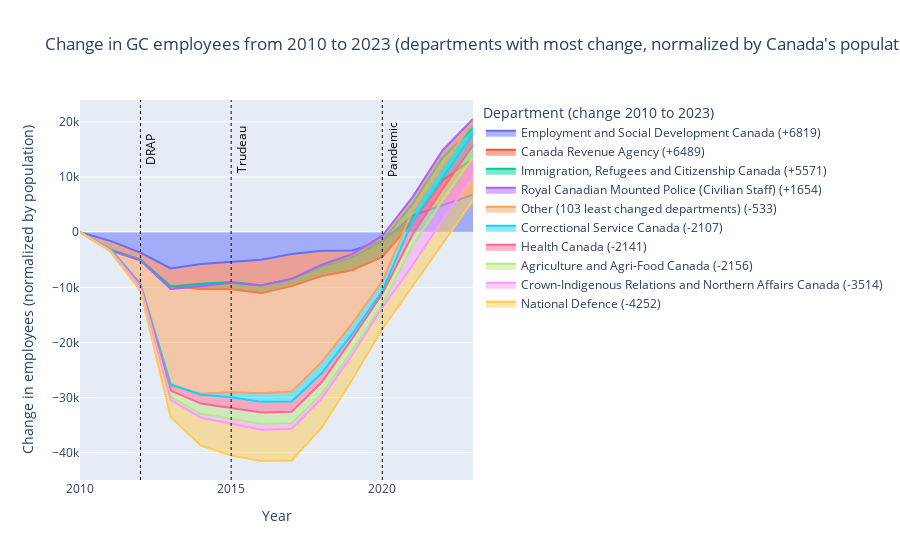

Notebook source saved alongside this figure:
### Code cell
"""Change in GC employees over time by department, normalized to population"""

df = dfs["dept_pop_norm"]
df = df.drop(columns=['Universe'])

df_scaled = df.copy()
emp_2010 = df[df['Year'] == 2010]
emp_2010 = emp_2010.drop(columns=['Year']).set_index('Departments and Agencies')
df_scaled = df_scaled.merge(emp_2010, on='Departments and Agencies', how='left', suffixes=('', '_2010'))
df_scaled["Employees"] = df_scaled["Employees"] - df_scaled["Employees_2010"]

df_scaled = df_scaled.drop(columns=['Employees_2010'])

max_y = df_scaled["Employees"].max()
min_y = df_scaled["Employees"].min()

top_depts = df_scaled.query("Year == 2023").groupby(['Departments and Agencies']).sum().abs().sort_values(by=['Employees'], ascending=False).head(9).index.tolist()

df = df_scaled
# group all but the top 10 departments into "other"
num_other_depts = len(df["Departments and Agencies"].unique().tolist()) - len(top_depts)
df["Departments and Agencies"] = df["Departments and Agencies"].apply(lambda x: x if x in top_depts else "Other")

# rename "Other" to "Other (xx least changed departments)"
df["Departments and Agencies"] = df["Departments and Agencies"].apply(lambda x: x if x != "Other" else f"Other ({num_other_depts} least changed departments)")

# group by year and department
df = df.groupby(['Year', 'Departments and Agencies']).sum().reset_index()

# Update the department column names to include the number of employees in 2023
# This will be used as the legend
df_2023 = df[df["Year"] == 2023]
df_2023 = df_2023.drop(columns=["Year"])
df_2023 = df_2023.set_index("Departments and Agencies")
df = df.merge(df_2023, on="Departments and Agencies", how="left", suffixes=("", "_2023"))

# cast employees to int
df["Employees"] = df["Employees"].astype(int)
df.sort_values(by=["Employees_2023"], ascending=False, inplace=True)
df["Departments and Agencies"] = (
    df["Departments and Agencies"]
    + " ("
    + df['Employees_2023'].apply(lambda x: f"+{int(x)}" if x > 0 else f"{int(x)}").astype(str)
    + ")"
)

depts = df["Departments and Agencies"].unique().tolist()

# pivot to wide format
df = df.pivot(index='Year', columns='Departments and Agencies', values='Employees').reset_index()

# plot with plotly
import plotly.express as px

fig = px.area(df, x="Year", y=depts, title='Change in GC employees from 2010 to 2023 (departments with most change, normalized by Canada\'s population)')

# legend title
fig.update_layout(legend_title_text='Department (change 2010 to 2023)')

# y-axis label
fig.update_yaxes(title_text='Change in employees (normalized by population)')

# Add vertical lines for Trudeau, DRAP and Pandemic
for year, label in zip([2015, 2012, 2020], ['Trudeau', 'DRAP', 'Pandemic']):
    fig.add_vline(x=year, line_width=1, line_dash="dot", line_color="black")
    # Rotate label 90 degrees
    fig.add_annotation(
        x=year,
        y=15000,
        text=label,
        showarrow=False,
        textangle=-90,
        xanchor="left",
        xshift=0,
        font=dict(
            size=12,
            color="black"
        )
    )

# Add source text to the bottom
fig.add_annotation(
    xref="paper",
    yref="paper",
    x=-0.12,
    y=-0.25,
    text="Sources: Treasury Board of Canada Secretariat, Statistics Canada",
    showarrow=False,
)

fig.show()

### Figure 1 — Plotly figure (JSON) as saved in the notebook; plotly's stock layout.template omitted (floating-point values rounded to 4 significant figures)
{"data": [{"fillpattern": {"shape": ""}, "hovertemplate": "variable=Employment and Social Development Canada (+6819)<br>Year=%{x}<br>value=%{y}<extra></extra>", "legendgroup": "Employment and Social Development Canada (+6819)", "line": {"color": "#636efa"}, "marker": {"symbol": "circle"}, "mode": "lines", "name": "Employment and Social Development Canada (+6819)", "orientation": "v", "showlegend": true, "stackgroup": "1", "type": "scatter", "x": [2010, 2011, 2012, 2013, 2014, 2015, 2016, 2017, 2018, 2019, 2020, 2021, 2022, 2023], "xaxis": "x", "y": [0, -1583, -3714, -6579, -5759, -5329, -5007, -3956, -3349, -3310, -1674, 3012, 4933, 6819], "yaxis": "y"}, {"fillpattern": {"shape": ""}, "hovertemplate": "variable=Canada Revenue Agency (+6489)<br>Year=%{x}<br>value=%{y}<extra></extra>", "legendgroup": "Canada Revenue Agency (+6489)", "line": {"color": "#EF553B"}, "marker": {"symbol": "circle"}, "mode": "lines", "name": "Canada Revenue Agency (+6489)", "orientation": "v", "showlegend": true, "stackgroup": "1", "type": "scatter", "x": [2010, 2011, 2012, 2013, 2014, 2015, 2016, 2017, 2018, 2019, 2020, 2021, 2022, 2023], "xaxis": "x", "y": [0, -1757, -1408, -3222, -4548, -5047, -6045, -5829, -4601, -3597, -2807, -1116, 4522, 6489], "yaxis": "y"}, {"fillpattern": {"shape": ""}, "hovertemplate": "variable=Immigration, Refugees and Citizenship Canada (+5571)<br>Year=%{x}<br>value=%{y}<extra></extra>", "legendgroup": "Immigration, Refugees and Citizenship Canada (+5571)", "line": {"color": "#00cc96"}, "marker": {"symbol": "circle"}, "mode": "lines", "name": "Immigration, Refugees and Citizenship Canada (+5571)", "orientation": "v", "showlegend": true, "stackgroup": "1", "type": "scatter", "x": [2010, 2011, 2012, 2013, 2014, 2015, 2016, 2017, 2018, 2019, 2020, 2021, 2022, 2023], "xaxis": "x", "y": [0, 196, 163, -50, 937, 1331, 1448, 1257, 1654, 2343, 2873, 3229, 4153, 5571], "yaxis": "y"}, {"fillpattern": {"shape": ""}, "hovertemplate": "variable=Royal Canadian Mounted Police (Civilian Staff) (+1654)<br>Year=%{x}<br>value=%{y}<extra></extra>", "legendgroup": "Royal Canadian Mounted Police (Civilian Staff) (+1654)", "line": {"color": "#ab63fa"}, "marker": {"symbol": "circle"}, "mode": "lines", "name": "Royal Canadian Mounted Police (Civilian Staff) (+1654)", "orientation": "v", "showlegend": true, "stackgroup": "1", "type": "scatter", "x": [2010, 2011, 2012, 2013, 2014, 2015, 2016, 2017, 2018, 2019, 2020, 2021, 2022, 2023], "xaxis": "x", "y": [0, -161, -165, -461, -427, -116, -64, 71, 382, 575, 950, 1238, 1301, 1654], "yaxis": "y"}, {"fillpattern": {"shape": ""}, "hovertemplate": "variable=Other (103 least changed departments) (-533)<br>Year=%{x}<br>value=%{y}<extra></extra>", "legendgroup": "Other (103 least changed departments) (-533)", "line": {"color": "#FFA15A"}, "marker": {"symbol": "circle"}, "mode": "lines", "name": "Other (103 least changed departments) (-533)", "orientation": "v", "showlegend": true, "stackgroup": "1", "type": "scatter", "x": [2010, 2011, 2012, 2013, 2014, 2015, 2016, 2017, 2018, 2019, 2020, 2021, 2022, 2023], "xaxis": "x", "y": [0, -135, -5138, -17484, -19517, -19898, -19573, -20433, -17624, -12588, -8300, -2565, -2913, -533], "yaxis": "y"}, {"fillpattern": {"shape": ""}, "hovertemplate": "variable=Correctional Service Canada (-2107)<br>Year=%{x}<br>value=%{y}<extra></extra>", "legendgroup": "Correctional Service Canada (-2107)", "line": {"color": "#19d3f3"}, "marker": {"symbol": "circle"}, "mode": "lines", "name": "Correctional Service Canada (-2107)", "orientation": "v", "showlegend": true, "stackgroup": "1", "type": "scatter", "x": [2010, 2011, 2012, 2013, 2014, 2015, 2016, 2017, 2018, 2019, 2020, 2021, 2022, 2023], "xaxis": "x", "y": [0, 405, 917, 224, -182, -904, -1545, -1808, -2003, -1936, -1717, -1818, -2133, -2107], "yaxis": "y"}, {"fillpattern": {"shape": ""}, "hovertemplate": "variable=Health Canada (-2141)<br>Year=%{x}<br>value=%{y}<extra></extra>", "legendgroup": "Health Canada (-2141)", "line": {"color": "#FF6692"}, "marker": {"symbol": "circle"}, "mode": "lines", "name": "Health Canada (-2141)", "orientation": "v", "showlegend": true, "stackgroup": "1", "type": "scatter", "x": [2010, 2011, 2012, 2013, 2014, 2015, 2016, 2017, 2018, 2019, 2020, 2021, 2022, 2023], "xaxis": "x", "y": [0, -261, -201, -1161, -1598, -1915, -1915, -1896, -1644, -826, -492, -2395, -1974, -2141], "yaxis": "y"}, {"fillpattern": {"shape": ""}, "hovertemplate": "variable=Agriculture and Agri-Food Canada (-2156)<br>Year=%{x}<br>value=%{y}<extra></extra>", "legendgroup": "Agriculture and Agri-Food Canada (-2156)", "line": {"color": "#B6E880"}, "marker": {"symbol": "circle"}, "mode": "lines", "name": "Agriculture and Agri-Food Canada (-2156)", "orientation": "v", "showlegend": true, "stackgroup": "1", "type": "scatter", "x": [2010, 2011, 2012, 2013, 2014, 2015, 2016, 2017, 2018, 2019, 2020, 2021, 2022, 2023], "xaxis": "x", "y": [0, -45, -427, -1130, -1858, -1989, -2073, -2073, -2103, -2163, -1973, -2060, -2038, -2156], "yaxis": "y"}, {"fillpattern": {"shape": ""}, "hovertemplate": "variable=Crown-Indigenous Relations and Northern Affairs Canada (-3514)<br>Year=%{x}<br>value=%{y}<extra></extra>", "legendgroup": "Crown-Indigenous Relations and Northern Affairs Canada (-3514)", "line": {"color": "#FF97FF"}, "marker": {"symbol": "circle"}, "mode": "lines", "name": "Crown-Indigenous Relations and Northern Affairs Canada (-3514)", "orientation": "v", "showlegend": true, "stackgroup": "1", "type": "scatter", "x": [2010, 2011, 2012, 2013, 2014, 2015, 2016, 2017, 2018, 2019, 2020, 2021, 2022, 2023], "xaxis": "x", "y": [0, 4, -71, -548, -708, -908, -1057, -994, -853, -780, -507, -3531, -3552, -3514], "yaxis": "y"}, {"fillpattern": {"shape": ""}, "hovertemplate": "variable=National Defence (-4252)<br>Year=%{x}<br>value=%{y}<extra></extra>", "legendgroup": "National Defence (-4252)", "line": {"color": "#FECB52"}, "marker": {"symbol": "circle"}, "mode": "lines", "name": "National Defence (-4252)", "orientation": "v", "showlegend": true, "stackgroup": "1", "type": "scatter", "x": [2010, 2011, 2012, 2013, 2014, 2015, 2016, 2017, 2018, 2019, 2020, 2021, 2022, 2023], "xaxis": "x", "y": [0, -155, -662, -3114, -5071, -5747, -5682, -5747, -5283, -4482, -3911, -3836, -4349, -4252], "yaxis": "y"}], "layout": {"annotations": [{"font": {"color": "black", "size": 12}, "showarrow": false, "text": "Trudeau", "textangle": -90, "x": 2015, "xanchor": "left", "xshift": 0, "y": 15000}, {"font": {"color": "black", "size": 12}, "showarrow": false, "text": "DRAP", "textangle": -90, "x": 2012, "xanchor": "left", "xshift": 0, "y": 15000}, {"font": {"color": "black", "size": 12}, "showarrow": false, "text": "Pandemic", "textangle": -90, "x": 2020, "xanchor": "left", "xshift": 0, "y": 15000}, {"showarrow": false, "text": "Sources: Treasury Board of Canada Secretariat, Statistics Canada", "x": -0.12, "xref": "paper", "y": -0.25, "yref": "paper"}], "legend": {"title": {"text": "Department (change 2010 to 2023)"}, "tracegroupgap": 0}, "shapes": [{"line": {"color": "black", "dash": "dot", "width": 1}, "type": "line", "x0": 2015, "x1": 2015, "xref": "x", "y0": 0, "y1": 1, "yref": "y domain"}, {"line": {"color": "black", "dash": "dot", "width": 1}, "type": "line", "x0": 2012, "x1": 2012, "xref": "x", "y0": 0, "y1": 1, "yref": "y domain"}, {"line": {"color": "black", "dash": "dot", "width": 1}, "type": "line", "x0": 2020, "x1": 2020, "xref": "x", "y0": 0, "y1": 1, "yref": "y domain"}], "title": {"text": "Change in GC employees from 2010 to 2023 (departments with most change, normalized by Canada's population)"}, "xaxis": {"anchor": "y", "domain": [0, 1], "title": {"text": "Year"}}, "yaxis": {"anchor": "x", "domain": [0, 1], "title": {"text": "Change in employees (normalized by population)"}}}}
